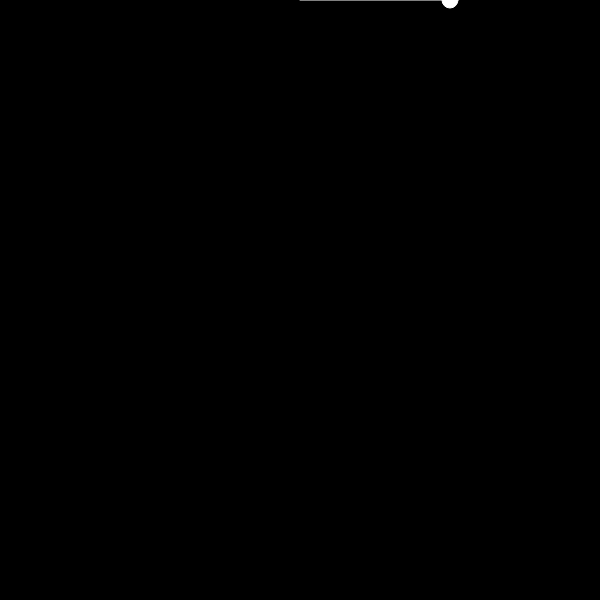
Frame 1 (no input)
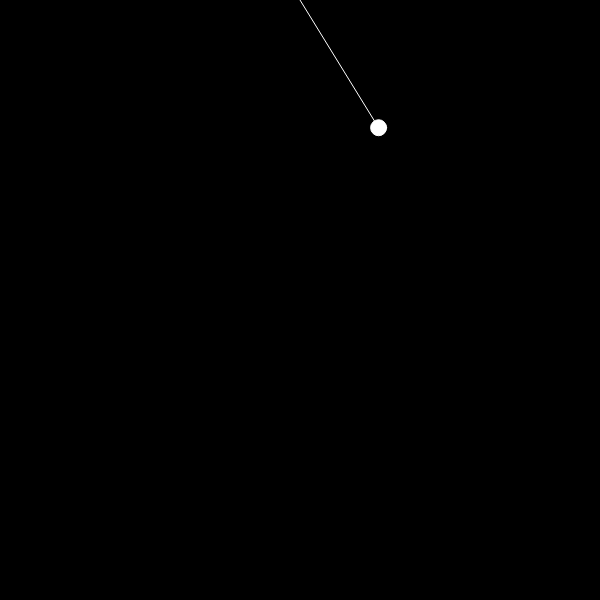
Frame 60 (no input)
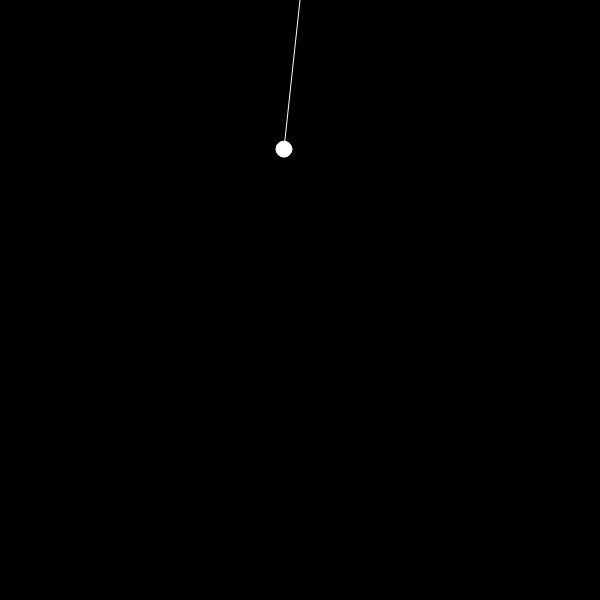
Frame 120 (the mouse pressed at the canvas centre since frame 60)

The p5.js sketch that drew these frames (run headless with seeded random() and noise() and a simulated clock; from frame 60 on, the mouse is pressed at the canvas centre):

// p5.js sketch
// ── sketch.js
let origin;
let bob;
let angle; // used to calculate position, as well as force pulling pendulum back to center
let aVel = 0; // angular velocity
let aAcc = 0; // angular acceleration
let mass = 10; // not used for our purposes, but would be helpful if wind or other forces are added

function setup() {
	createCanvas(600, 600);
	origin = createVector(width/2, 0);
	bob = createVector(width/2, angle);
	angle = PI/2; // arbitrary beginning point
}

function draw() {
	background(0);
	stroke(255);
	fill(255);
	let armLength = 150;
	bob.x = origin.x + armLength * sin(angle); // graph SOHCAHTOA to see how this works
	bob.y = armLength * cos(angle); // graph SOHCAHTOA to see how this works

	let gravity = -sin(angle) * 0.01; // F(pend) = G * mass * sin(angle)
	// A = F*M -> thus, A(pend) = F(pend) / mass -> thus, A(pend) = G * sin(angle)/mass (as you see from the series of equations, mass cancels itself out, which is why it is not included in calculations)

	let aAcc = gravity;
	aVel += aAcc;
	angle += aVel;
	// velocity.add(gravity); // these items are not necessary
	// bob.add(velocity);
	line(origin.x, origin.y, bob.x, bob.y);
	ellipse(bob.x, bob.y, 16, 16);
	aVel *= 0.99; // air resistence
}
